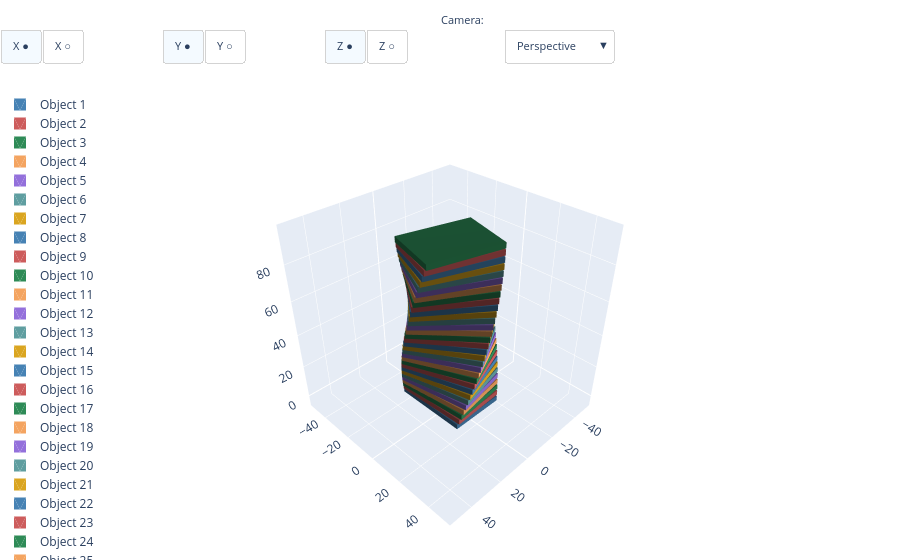

The cell this chart's notebook holds for it:
### Markdown cell above
#### Solução 02

### Code cell
# parâmetros
cota_inicial = 0
pap = 3
n_pav = 30
rot_inc = 2.5

# code
lista_pav = []
for i in range(n_pav + 1):
    cota_atual = round(cota_inicial + (pap * i), 2)
    scale_factor = np.abs(np.sin(i) * smooth_factor + 1)

    pav = (
        cq.Workplane(origin=(0, 0, cota_atual))
        .rect(30, 40)
        .extrude(pap)
        .rotate((0, 0, 0), (0, 0, 1), i * rot_inc)
    )

    lista_pav.append(pav)

# show
show(lista_pav)

### Figure 1 — Plotly figure (JSON) as saved in the notebook; plotly's stock layout.template omitted (floating-point values rounded to 4 significant figures)
{"data": [{"color": "steelblue", "flatshading": true, "i": [2, 3, 7, 7, 10, 11, 15, 15, 18, 18, 22, 22], "j": [1, 2, 5, 6, 9, 10, 13, 14, 17, 16, 20, 23], "k": [0, 0, 4, 5, 8, 8, 12, 13, 16, 19, 21, 20], "lighting": {"ambient": 0.4, "diffuse": 0.8, "specular": 0.2}, "name": "Object 1", "opacity": 1, "showlegend": true, "type": "mesh3d", "x": [-15, -15, 15, 15, 15, 15, 15, 15, 15, 15, -15, -15, -15, -15, -15, -15, -15, 15, 15, -15, -15, 15, 15, -15], "y": [-20, -20, -20, -20, -20, -20, 20, 20, 20, 20, 20, 20, 20, 20, -20, -20, -20, -20, 20, 20, -20, -20, 20, 20], "z": [0, 3, 3, 0, 0, 3, 3, 0, 0, 3, 3, 0, 0, 3, 3, 0, 0, 0, 0, 0, 3, 3, 3, 3]}, {"color": "indianred", "flatshading": true, "i": [3, 3, 7, 7, 11, 11, 15, 15, 18, 18, 22, 22], "j": [1, 2, 5, 6, 9, 10, 13, 14, 17, 16, 20, 23], "k": [0, 1, 4, 5, 8, 9, 12, 13, 16, 19, 21, 20], "lighting": {"ambient": 0.4, "diffuse": 0.8, "specular": 0.2}, "name": "Object 2", "opacity": 1, "showlegend": true, "type": "mesh3d", "x": [-14.11, -14.11, 15.86, 15.86, 15.86, 15.86, 14.11, 14.11, 14.11, 14.11, -15.86, -15.86, -15.86, -15.86, -14.11, -14.11, -14.11, 15.86, 14.11, -15.86, -14.11, 15.86, 14.11, -15.86], "y": [-20.64, -20.64, -19.33, -19.33, -19.33, -19.33, 20.64, 20.64, 20.64, 20.64, 19.33, 19.33, 19.33, 19.33, -20.64, -20.64, -20.64, -19.33, 20.64, 19.33, -20.64, -19.33, 20.64, 19.33], "z": [3, 6, 6, 3, 3, 6, 6, 3, 3, 6, 6, 3, 3, 6, 6, 3, 3, 3, 3, 3, 6, 6, 6, 6]}, {"color": "seagreen", "flatshading": true, "i": [2, 3, 7, 7, 10, 11, 15, 15, 18, 18, 22, 22], "j": [1, 2, 5, 6, 9, 10, 13, 14, 17, 16, 20, 23], "k": [0, 0, 4, 5, 8, 8, 12, 13, 16, 19, 21, 20], "lighting": {"ambient": 0.4, "diffuse": 0.8, "specular": 0.2}, "name": "Object 3", "opacity": 1, "showlegend": true, "type": "mesh3d", "x": [-13.2, -13.2, 16.69, 16.69, 16.69, 16.69, 13.2, 13.2, 13.2, 13.2, -16.69, -16.69, -16.69, -16.69, -13.2, -13.2, -13.2, 16.69, 13.2, -16.69, -13.2, 16.69, 13.2, -16.69], "y": [-21.23, -21.23, -18.62, -18.62, -18.62, -18.62, 21.23, 21.23, 21.23, 21.23, 18.62, 18.62, 18.62, 18.62, -21.23, -21.23, -21.23, -18.62, 21.23, 18.62, -21.23, -18.62, 21.23, 18.62], "z": [6, 9, 9, 6, 6, 9, 9, 6, 6, 9, 9, 6, 6, 9, 9, 6, 6, 6, 6, 6, 9, 9, 9, 9]}, {"color": "sandybrown", "flatshading": true, "i": [2, 3, 6, 7, 10, 11, 14, 15, 18, 18, 22, 22], "j": [1, 2, 5, 6, 9, 10, 13, 14, 17, 16, 20, 23], "k": [0, 0, 4, 4, 8, 8, 12, 12, 16, 19, 21, 20], "lighting": {"ambient": 0.4, "diffuse": 0.8, "specular": 0.2}, "name": "Object 4", "opacity": 1, "showlegend": true, "type": "mesh3d", "x": [-12.26, -12.26, 17.48, 17.48, 17.48, 17.48, 12.26, 12.26, 12.26, 12.26, -17.48, -17.48, -17.48, -17.48, -12.26, -12.26, -12.26, 17.48, 12.26, -17.48, -12.26, 17.48, 12.26, -17.48], "y": [-21.79, -21.79, -17.87, -17.87, -17.87, -17.87, 21.79, 21.79, 21.79, 21.79, 17.87, 17.87, 17.87, 17.87, -21.79, -21.79, -21.79, -17.87, 21.79, 17.87, -21.79, -17.87, 21.79, 17.87], "z": [9, 12, 12, 9, 9, 12, 12, 9, 9, 12, 12, 9, 9, 12, 12, 9, 9, 9, 9, 9, 12, 12, 12, 12]}, {"color": "mediumpurple", "flatshading": true, "i": [3, 3, 6, 7, 11, 11, 14, 15, 18, 18, 22, 22], "j": [1, 2, 5, 6, 9, 10, 13, 14, 17, 16, 20, 23], "k": [0, 1, 4, 4, 8, 9, 12, 12, 16, 19, 21, 20], "lighting": {"ambient": 0.4, "diffuse": 0.8, "specular": 0.2}, "name": "Object 5", "opacity": 1, "showlegend": true, "type": "mesh3d", "x": [-11.3, -11.3, 18.25, 18.25, 18.25, 18.25, 11.3, 11.3, 11.3, 11.3, -18.25, -18.25, -18.25, -18.25, -11.3, -11.3, -11.3, 18.25, 11.3, -18.25, -11.3, 18.25, 11.3, -18.25], "y": [-22.3, -22.3, -17.09, -17.09, -17.09, -17.09, 22.3, 22.3, 22.3, 22.3, 17.09, 17.09, 17.09, 17.09, -22.3, -22.3, -22.3, -17.09, 22.3, 17.09, -22.3, -17.09, 22.3, 17.09], "z": [12, 15, 15, 12, 12, 15, 15, 12, 12, 15, 15, 12, 12, 15, 15, 12, 12, 12, 12, 12, 15, 15, 15, 15]}, {"color": "cadetblue", "flatshading": true, "i": [2, 3, 7, 7, 10, 11, 15, 15, 18, 18, 22, 22], "j": [1, 2, 5, 6, 9, 10, 13, 14, 17, 16, 20, 23], "k": [0, 0, 4, 5, 8, 8, 12, 13, 16, 19, 21, 20], "lighting": {"ambient": 0.4, "diffuse": 0.8, "specular": 0.2}, "name": "Object 6", "opacity": 1, "showlegend": true, "type": "mesh3d", "x": [-10.32, -10.32, 18.97, 18.97, 18.97, 18.97, 10.32, 10.32, 10.32, 10.32, -18.97, -18.97, -18.97, -18.97, -10.32, -10.32, -10.32, 18.97, 10.32, -18.97, -10.32, 18.97, 10.32, -18.97], "y": [-22.77, -22.77, -16.28, -16.28, -16.28, -16.28, 22.77, 22.77, 22.77, 22.77, 16.28, 16.28, 16.28, 16.28, -22.77, -22.77, -22.77, -16.28, 22.77, 16.28, -22.77, -16.28, 22.77, 16.28], "z": [15, 18, 18, 15, 15, 18, 18, 15, 15, 18, 18, 15, 15, 18, 18, 15, 15, 15, 15, 15, 18, 18, 18, 18]}, {"color": "goldenrod", "flatshading": true, "i": [3, 3, 7, 7, 11, 11, 15, 15, 18, 18, 22, 22], "j": [1, 2, 5, 6, 9, 10, 13, 14, 17, 16, 20, 23], "k": [0, 1, 4, 5, 8, 9, 12, 13, 16, 19, 21, 20], "lighting": {"ambient": 0.4, "diffuse": 0.8, "specular": 0.2}, "name": "Object 7", "opacity": 1, "showlegend": true, "type": "mesh3d", "x": [-9.313, -9.313, 19.67, 19.67, 19.67, 19.67, 9.313, 9.313, 9.313, 9.313, -19.67, -19.67, -19.67, -19.67, -9.313, -9.313, -9.313, 19.67, 9.313, -19.67, -9.313, 19.67, 9.313, -19.67], "y": [-23.2, -23.2, -15.44, -15.44, -15.44, -15.44, 23.2, 23.2, 23.2, 23.2, 15.44, 15.44, 15.44, 15.44, -23.2, -23.2, -23.2, -15.44, 23.2, 15.44, -23.2, -15.44, 23.2, 15.44], "z": [18, 21, 21, 18, 18, 21, 21, 18, 18, 21, 21, 18, 18, 21, 21, 18, 18, 18, 18, 18, 21, 21, 21, 21]}, {"color": "steelblue", "flatshading": true, "i": [2, 3, 7, 7, 10, 11, 15, 15, 18, 18, 22, 22], "j": [1, 2, 5, 6, 9, 10, 13, 14, 17, 16, 20, 23], "k": [0, 0, 4, 5, 8, 8, 12, 13, 16, 19, 21, 20], "lighting": {"ambient": 0.4, "diffuse": 0.8, "specular": 0.2}, "name": "Object 8", "opacity": 1, "showlegend": true, "type": "mesh3d", "x": [-8.292, -8.292, 20.32, 20.32, 20.32, 20.32, 8.292, 8.292, 8.292, 8.292, -20.32, -20.32, -20.32, -20.32, -8.292, -8.292, -8.292, 20.32, 8.292, -20.32, -8.292, 20.32, 8.292, -20.32], "y": [-23.58, -23.58, -14.56, -14.56, -14.56, -14.56, 23.58, 23.58, 23.58, 23.58, 14.56, 14.56, 14.56, 14.56, -23.58, -23.58, -23.58, -14.56, 23.58, 14.56, -23.58, -14.56, 23.58, 14.56], "z": [21, 24, 24, 21, 21, 24, 24, 21, 21, 24, 24, 21, 21, 24, 24, 21, 21, 21, 21, 21, 24, 24, 24, 24]}, {"color": "indianred", "flatshading": true, "i": [3, 3, 7, 7, 11, 11, 15, 15, 18, 18, 22, 22], "j": [1, 2, 5, 6, 9, 10, 13, 14, 17, 16, 20, 23], "k": [0, 1, 4, 5, 8, 9, 12, 13, 16, 19, 21, 20], "lighting": {"ambient": 0.4, "diffuse": 0.8, "specular": 0.2}, "name": "Object 9", "opacity": 1, "showlegend": true, "type": "mesh3d", "x": [-7.255, -7.255, 20.94, 20.94, 20.94, 20.94, 7.255, 7.255, 7.255, 7.255, -20.94, -20.94, -20.94, -20.94, -7.255, -7.255, -7.255, 20.94, 7.255, -20.94, -7.255, 20.94, 7.255, -20.94], "y": [-23.92, -23.92, -13.66, -13.66, -13.66, -13.66, 23.92, 23.92, 23.92, 23.92, 13.66, 13.66, 13.66, 13.66, -23.92, -23.92, -23.92, -13.66, 23.92, 13.66, -23.92, -13.66, 23.92, 13.66], "z": [24, 27, 27, 24, 24, 27, 27, 24, 24, 27, 27, 24, 24, 27, 27, 24, 24, 24, 24, 24, 27, 27, 27, 27]}, {"color": "seagreen", "flatshading": true, "i": [2, 3, 7, 7, 10, 11, 15, 15, 18, 18, 22, 22], "j": [1, 2, 5, 6, 9, 10, 13, 14, 17, 16, 20, 23], "k": [0, 0, 4, 5, 8, 8, 12, 13, 16, 19, 21, 20], "lighting": {"ambient": 0.4, "diffuse": 0.8, "specular": 0.2}, "name": "Object 10", "opacity": 1, "showlegend": true, "type": "mesh3d", "x": [-6.205, -6.205, 21.51, 21.51, 21.51, 21.51, 6.205, 6.205, 6.205, 6.205, -21.51, -21.51, -21.51, -21.51, -6.205, -6.205, -6.205, 21.51, 6.205, -21.51, -6.205, 21.51, 6.205, -21.51], "y": [-24.22, -24.22, -12.74, -12.74, -12.74, -12.74, 24.22, 24.22, 24.22, 24.22, 12.74, 12.74, 12.74, 12.74, -24.22, -24.22, -24.22, -12.74, 24.22, 12.74, -24.22, -12.74, 24.22, 12.74], "z": [27, 30, 30, 27, 27, 30, 30, 27, 27, 30, 30, 27, 27, 30, 30, 27, 27, 27, 27, 27, 30, 30, 30, 30]}, {"color": "sandybrown", "flatshading": true, "i": [2, 3, 6, 7, 10, 11, 14, 15, 18, 18, 22, 22], "j": [1, 2, 5, 6, 9, 10, 13, 14, 17, 16, 20, 23], "k": [0, 0, 4, 4, 8, 8, 12, 12, 16, 19, 21, 20], "lighting": {"ambient": 0.4, "diffuse": 0.8, "specular": 0.2}, "name": "Object 11", "opacity": 1, "showlegend": true, "type": "mesh3d", "x": [-5.142, -5.142, 22.05, 22.05, 22.05, 22.05, 5.142, 5.142, 5.142, 5.142, -22.05, -22.05, -22.05, -22.05, -5.142, -5.142, -5.142, 22.05, 5.142, -22.05, -5.142, 22.05, 5.142, -22.05], "y": [-24.47, -24.47, -11.79, -11.79, -11.79, -11.79, 24.47, 24.47, 24.47, 24.47, 11.79, 11.79, 11.79, 11.79, -24.47, -24.47, -24.47, -11.79, 24.47, 11.79, -24.47, -11.79, 24.47, 11.79], "z": [30, 33, 33, 30, 30, 33, 33, 30, 30, 33, 33, 30, 30, 33, 33, 30, 30, 30, 30, 30, 33, 33, 33, 33]}, {"color": "mediumpurple", "flatshading": true, "i": [3, 3, 7, 7, 11, 11, 15, 15, 18, 18, 22, 22], "j": [1, 2, 5, 6, 9, 10, 13, 14, 17, 16, 20, 23], "k": [0, 1, 4, 5, 8, 9, 12, 13, 16, 19, 21, 20], "lighting": {"ambient": 0.4, "diffuse": 0.8, "specular": 0.2}, "name": "Object 12", "opacity": 1, "showlegend": true, "type": "mesh3d", "x": [-4.07, -4.07, 22.54, 22.54, 22.54, 22.54, 4.07, 4.07, 4.07, 4.07, -22.54, -22.54, -22.54, -22.54, -4.07, -4.07, -4.07, 22.54, 4.07, -22.54, -4.07, 22.54, 4.07, -22.54], "y": [-24.67, -24.67, -10.81, -10.81, -10.81, -10.81, 24.67, 24.67, 24.67, 24.67, 10.81, 10.81, 10.81, 10.81, -24.67, -24.67, -24.67, -10.81, 24.67, 10.81, -24.67, -10.81, 24.67, 10.81], "z": [33, 36, 36, 33, 33, 36, 36, 33, 33, 36, 36, 33, 33, 36, 36, 33, 33, 33, 33, 33, 36, 36, 36, 36]}, {"color": "cadetblue", "flatshading": true, "i": [2, 3, 7, 7, 10, 11, 15, 15, 18, 18, 22, 22], "j": [1, 2, 5, 6, 9, 10, 13, 14, 17, 16, 20, 23], "k": [0, 0, 4, 5, 8, 8, 12, 13, 16, 19, 21, 20], "lighting": {"ambient": 0.4, "diffuse": 0.8, "specular": 0.2}, "name": "Object 13", "opacity": 1, "showlegend": true, "type": "mesh3d", "x": [-2.99, -2.99, 22.99, 22.99, 22.99, 22.99, 2.99, 2.99, 2.99, 2.99, -22.99, -22.99, -22.99, -22.99, -2.99, -2.99, -2.99, 22.99, 2.99, -22.99, -2.99, 22.99, 2.99, -22.99], "y": [-24.82, -24.82, -9.821, -9.821, -9.821, -9.821, 24.82, 24.82, 24.82, 24.82, 9.821, 9.821, 9.821, 9.821, -24.82, -24.82, -24.82, -9.821, 24.82, 9.821, -24.82, -9.821, 24.82, 9.821], "z": [36, 39, 39, 36, 36, 39, 39, 36, 36, 39, 39, 36, 36, 39, 39, 36, 36, 36, 36, 36, 39, 39, 39, 39]}, {"color": "goldenrod", "flatshading": true, "i": [3, 3, 7, 7, 11, 11, 15, 15, 18, 18, 22, 22], "j": [1, 2, 5, 6, 9, 10, 13, 14, 17, 16, 20, 23], "k": [0, 1, 4, 5, 8, 9, 12, 13, 16, 19, 21, 20], "lighting": {"ambient": 0.4, "diffuse": 0.8, "specular": 0.2}, "name": "Object 14", "opacity": 1, "showlegend": true, "type": "mesh3d", "x": [-1.905, -1.905, 23.4, 23.4, 23.4, 23.4, 1.905, 1.905, 1.905, 1.905, -23.4, -23.4, -23.4, -23.4, -1.905, -1.905, -1.905, 23.4, 1.905, -23.4, -1.905, 23.4, 1.905, -23.4], "y": [-24.93, -24.93, -8.808, -8.808, -8.808, -8.808, 24.93, 24.93, 24.93, 24.93, 8.808, 8.808, 8.808, 8.808, -24.93, -24.93, -24.93, -8.808, 24.93, 8.808, -24.93, -8.808, 24.93, 8.808], "z": [39, 42, 42, 39, 39, 42, 42, 39, 39, 42, 42, 39, 39, 42, 42, 39, 39, 39, 39, 39, 42, 42, 42, 42]}, {"color": "steelblue", "flatshading": true, "i": [2, 3, 7, 7, 10, 11, 15, 15, 18, 18, 22, 22], "j": [1, 2, 5, 6, 9, 10, 13, 14, 17, 16, 20, 23], "k": [0, 0, 4, 5, 8, 8, 12, 13, 16, 19, 21, 20], "lighting": {"ambient": 0.4, "diffuse": 0.8, "specular": 0.2}, "name": "Object 15", "opacity": 1, "showlegend": true, "type": "mesh3d", "x": [-0.8158, -0.8158, 23.76, 23.76, 23.76, 23.76, 0.8158, 0.8158, 0.8158, 0.8158, -23.76, -23.76, -23.76, -23.76, -0.8158, -0.8158, -0.8158, 23.76, 0.8158, -23.76, -0.8158, 23.76, 0.8158, -23.76], "y": [-24.99, -24.99, -7.779, -7.779, -7.779, -7.779, 24.99, 24.99, 24.99, 24.99, 7.779, 7.779, 7.779, 7.779, -24.99, -24.99, -24.99, -7.779, 24.99, 7.779, -24.99, -7.779, 24.99, 7.779], "z": [42, 45, 45, 42, 42, 45, 45, 42, 42, 45, 45, 42, 42, 45, 45, 42, 42, 42, 42, 42, 45, 45, 45, 45]}, {"color": "indianred", "flatshading": true, "i": [2, 3, 7, 7, 10, 11, 15, 15, 18, 18, 22, 22], "j": [1, 2, 5, 6, 9, 10, 13, 14, 17, 16, 20, 23], "k": [0, 0, 4, 5, 8, 8, 12, 13, 16, 19, 21, 20], "lighting": {"ambient": 0.4, "diffuse": 0.8, "specular": 0.2}, "name": "Object 16", "opacity": 1, "showlegend": true, "type": "mesh3d", "x": [0.2749, 0.2749, 24.08, 24.08, 24.08, 24.08, -0.2749, -0.2749, -0.2749, -0.2749, -24.08, -24.08, -24.08, -24.08, 0.2749, 0.2749, 0.2749, 24.08, -0.2749, -24.08, 0.2749, 24.08, -0.2749, -24.08], "y": [-25.0, -25.0, -6.736, -6.736, -6.736, -6.736, 25.0, 25.0, 25.0, 25.0, 6.736, 6.736, 6.736, 6.736, -25.0, -25.0, -25.0, -6.736, 25.0, 6.736, -25.0, -6.736, 25.0, 6.736], "z": [45, 48, 48, 45, 45, 48, 48, 45, 45, 48, 48, 45, 45, 48, 48, 45, 45, 45, 45, 45, 48, 48, 48, 48]}, {"color": "seagreen", "flatshading": true, "i": [3, 3, 7, 7, 11, 11, 15, 15, 18, 18, 22, 22], "j": [1, 2, 5, 6, 9, 10, 13, 14, 17, 16, 20, 23], "k": [0, 1, 4, 5, 8, 9, 12, 13, 16, 19, 21, 20], "lighting": {"ambient": 0.4, "diffuse": 0.8, "specular": 0.2}, "name": "Object 17", "opacity": 1, "showlegend": true, "type": "mesh3d", "x": [1.365, 1.365, 24.35, 24.35, 24.35, 24.35, -1.365, -1.365, -1.365, -1.365, -24.35, -24.35, -24.35, -24.35, 1.365, 1.365, 1.365, 24.35, -1.365, -24.35, 1.365, 24.35, -1.365, -24.35], "y": [-24.96, -24.96, -5.679, -5.679, -5.679, -5.679, 24.96, 24.96, 24.96, 24.96, 5.679, 5.679, 5.679, 5.679, -24.96, -24.96, -24.96, -5.679, 24.96, 5.679, -24.96, -5.679, 24.96, 5.679], "z": [48, 51, 51, 48, 48, 51, 51, 48, 48, 51, 51, 48, 48, 51, 51, 48, 48, 48, 48, 48, 51, 51, 51, 51]}, {"color": "sandybrown", "flatshading": true, "i": [3, 3, 7, 7, 11, 11, 15, 15, 18, 18, 22, 22], "j": [1, 2, 5, 6, 9, 10, 13, 14, 17, 16, 20, 23], "k": [0, 1, 4, 5, 8, 9, 12, 13, 16, 19, 21, 20], "lighting": {"ambient": 0.4, "diffuse": 0.8, "specular": 0.2}, "name": "Object 18", "opacity": 1, "showlegend": true, "type": "mesh3d", "x": [2.453, 2.453, 24.57, 24.57, 24.57, 24.57, -2.453, -2.453, -2.453, -2.453, -24.57, -24.57, -24.57, -24.57, 2.453, 2.453, 2.453, 24.57, -2.453, -24.57, 2.453, 24.57, -2.453, -24.57], "y": [-24.88, -24.88, -4.612, -4.612, -4.612, -4.612, 24.88, 24.88, 24.88, 24.88, 4.612, 4.612, 4.612, 4.612, -24.88, -24.88, -24.88, -4.612, 24.88, 4.612, -24.88, -4.612, 24.88, 4.612], "z": [51, 54, 54, 51, 51, 54, 54, 51, 51, 54, 54, 51, 51, 54, 54, 51, 51, 51, 51, 51, 54, 54, 54, 54]}, {"color": "mediumpurple", "flatshading": true, "i": [3, 3, 7, 7, 11, 11, 15, 15, 18, 18, 22, 22], "j": [1, 2, 5, 6, 9, 10, 13, 14, 17, 16, 20, 23], "k": [0, 1, 4, 5, 8, 9, 12, 13, 16, 19, 21, 20], "lighting": {"ambient": 0.4, "diffuse": 0.8, "specular": 0.2}, "name": "Object 19", "opacity": 1, "showlegend": true, "type": "mesh3d", "x": [3.536, 3.536, 24.75, 24.75, 24.75, 24.75, -3.536, -3.536, -3.536, -3.536, -24.75, -24.75, -24.75, -24.75, 3.536, 3.536, 3.536, 24.75, -3.536, -24.75, 3.536, 24.75, -3.536, -24.75], "y": [-24.75, -24.75, -3.536, -3.536, -3.536, -3.536, 24.75, 24.75, 24.75, 24.75, 3.536, 3.536, 3.536, 3.536, -24.75, -24.75, -24.75, -3.536, 24.75, 3.536, -24.75, -3.536, 24.75, 3.536], "z": [54, 57, 57, 54, 54, 57, 57, 54, 54, 57, 57, 54, 54, 57, 57, 54, 54, 54, 54, 54, 57, 57, 57, 57]}, {"color": "cadetblue", "flatshading": true, "i": [3, 3, 7, 7, 11, 11, 15, 15, 18, 18, 22, 22], "j": [1, 2, 5, 6, 9, 10, 13, 14, 17, 16, 20, 23], "k": [0, 1, 4, 5, 8, 9, 12, 13, 16, 19, 21, 20], "lighting": {"ambient": 0.4, "diffuse": 0.8, "specular": 0.2}, "name": "Object 20", "opacity": 1, "showlegend": true, "type": "mesh3d", "x": [4.612, 4.612, 24.88, 24.88, 24.88, 24.88, -4.612, -4.612, -4.612, -4.612, -24.88, -24.88, -24.88, -24.88, 4.612, 4.612, 4.612, 24.88, -4.612, -24.88, 4.612, 24.88, -4.612, -24.88], "y": [-24.57, -24.57, -2.453, -2.453, -2.453, -2.453, 24.57, 24.57, 24.57, 24.57, 2.453, 2.453, 2.453, 2.453, -24.57, -24.57, -24.57, -2.453, 24.57, 2.453, -24.57, -2.453, 24.57, 2.453], "z": [57, 60, 60, 57, 57, 60, 60, 57, 57, 60, 60, 57, 57, 60, 60, 57, 57, 57, 57, 57, 60, 60, 60, 60]}, {"color": "goldenrod", "flatshading": true, "i": [3, 3, 7, 7, 11, 11, 15, 15, 18, 18, 22, 22], "j": [1, 2, 5, 6, 9, 10, 13, 14, 17, 16, 20, 23], "k": [0, 1, 4, 5, 8, 9, 12, 13, 16, 19, 21, 20], "lighting": {"ambient": 0.4, "diffuse": 0.8, "specular": 0.2}, "name": "Object 21", "opacity": 1, "showlegend": true, "type": "mesh3d", "x": [5.679, 5.679, 24.96, 24.96, 24.96, 24.96, -5.679, -5.679, -5.679, -5.679, -24.96, -24.96, -24.96, -24.96, 5.679, 5.679, 5.679, 24.96, -5.679, -24.96, 5.679, 24.96, -5.679, -24.96], "y": [-24.35, -24.35, -1.365, -1.365, -1.365, -1.365, 24.35, 24.35, 24.35, 24.35, 1.365, 1.365, 1.365, 1.365, -24.35, -24.35, -24.35, -1.365, 24.35, 1.365, -24.35, -1.365, 24.35, 1.365], "z": [60, 63, 63, 60, 60, 63, 63, 60, 60, 63, 63, 60, 60, 63, 63, 60, 60, 60, 60, 60, 63, 63, 63, 63]}, {"color": "steelblue", "flatshading": true, "i": [2, 3, 7, 7, 10, 11, 15, 15, 19, 18, 23, 22], "j": [1, 2, 5, 6, 9, 10, 13, 14, 17, 17, 20, 23], "k": [0, 0, 4, 5, 8, 8, 12, 13, 16, 19, 21, 21], "lighting": {"ambient": 0.4, "diffuse": 0.8, "specular": 0.2}, "name": "Object 22", "opacity": 1, "showlegend": true, "type": "mesh3d", "x": [6.736, 6.736, 25.0, 25.0, 25.0, 25.0, -6.736, -6.736, -6.736, -6.736, -25.0, -25.0, -25.0, -25.0, 6.736, 6.736, 6.736, 25.0, -6.736, -25.0, 6.736, 25.0, -6.736, -25.0], "y": [-24.08, -24.08, -0.2749, -0.2749, -0.2749, -0.2749, 24.08, 24.08, 24.08, 24.08, 0.2749, 0.2749, 0.2749, 0.2749, -24.08, -24.08, -24.08, -0.2749, 24.08, 0.2749, -24.08, -0.2749, 24.08, 0.2749], "z": [63, 66, 66, 63, 63, 66, 66, 63, 63, 66, 66, 63, 63, 66, 66, 63, 63, 63, 63, 63, 66, 66, 66, 66]}, {"color": "indianred", "flatshading": true, "i": [3, 3, 7, 7, 11, 11, 15, 15, 18, 18, 22, 22], "j": [1, 2, 5, 6, 9, 10, 13, 14, 17, 16, 20, 23], "k": [0, 1, 4, 5, 8, 9, 12, 13, 16, 19, 21, 20], "lighting": {"ambient": 0.4, "diffuse": 0.8, "specular": 0.2}, "name": "Object 23", "opacity": 1, "showlegend": true, "type": "mesh3d", "x": [7.779, 7.779, 24.99, 24.99, 24.99, 24.99, -7.779, -7.779, -7.779, -7.779, -24.99, -24.99, -24.99, -24.99, 7.779, 7.779, 7.779, 24.99, -7.779, -24.99, 7.779, 24.99, -7.779, -24.99], "y": [-23.76, -23.76, 0.8158, 0.8158, 0.8158, 0.8158, 23.76, 23.76, 23.76, 23.76, -0.8158, -0.8158, -0.8158, -0.8158, -23.76, -23.76, -23.76, 0.8158, 23.76, -0.8158, -23.76, 0.8158, 23.76, -0.8158], "z": [66, 69, 69, 66, 66, 69, 69, 66, 66, 69, 69, 66, 66, 69, 69, 66, 66, 66, 66, 66, 69, 69, 69, 69]}, {"color": "seagreen", "flatshading": true, "i": [3, 3, 7, 7, 11, 11, 15, 15, 18, 18, 22, 22], "j": [1, 2, 5, 6, 9, 10, 13, 14, 17, 16, 20, 23], "k": [0, 1, 4, 5, 8, 9, 12, 13, 16, 19, 21, 20], "lighting": {"ambient": 0.4, "diffuse": 0.8, "specular": 0.2}, "name": "Object 24", "opacity": 1, "showlegend": true, "type": "mesh3d", "x": [8.808, 8.808, 24.93, 24.93, 24.93, 24.93, -8.808, -8.808, -8.808, -8.808, -24.93, -24.93, -24.93, -24.93, 8.808, 8.808, 8.808, 24.93, -8.808, -24.93, 8.808, 24.93, -8.808, -24.93], "y": [-23.4, -23.4, 1.905, 1.905, 1.905, 1.905, 23.4, 23.4, 23.4, 23.4, -1.905, -1.905, -1.905, -1.905, -23.4, -23.4, -23.4, 1.905, 23.4, -1.905, -23.4, 1.905, 23.4, -1.905], "z": [69, 72, 72, 69, 69, 72, 72, 69, 69, 72, 72, 69, 69, 72, 72, 69, 69, 69, 69, 69, 72, 72, 72, 72]}, {"color": "sandybrown", "flatshading": true, "i": [3, 3, 7, 7, 11, 11, 15, 15, 19, 18, 23, 22], "j": [1, 2, 5, 6, 9, 10, 13, 14, 17, 17, 20, 23], "k": [0, 1, 4, 5, 8, 9, 12, 13, 16, 19, 21, 21], "lighting": {"ambient": 0.4, "diffuse": 0.8, "specular": 0.2}, "name": "Object 25", "opacity": 1, "showlegend": true, "type": "mesh3d", "x": [9.821, 9.821, 24.82, 24.82, 24.82, 24.82, -9.821, -9.821, -9.821, -9.821, -24.82, -24.82, -24.82, -24.82, 9.821, 9.821, 9.821, 24.82, -9.821, -24.82, 9.821, 24.82, -9.821, -24.82], "y": [-22.99, -22.99, 2.99, 2.99, 2.99, 2.99, 22.99, 22.99, 22.99, 22.99, -2.99, -2.99, -2.99, -2.99, -22.99, -22.99, -22.99, 2.99, 22.99, -2.99, -22.99, 2.99, 22.99, -2.99], "z": [72, 75, 75, 72, 72, 75, 75, 72, 72, 75, 75, 72, 72, 75, 75, 72, 72, 72, 72, 72, 75, 75, 75, 75]}, {"color": "mediumpurple", "flatshading": true, "i": [2, 3, 7, 7, 10, 11, 15, 15, 18, 18, 22, 22], "j": [1, 2, 5, 6, 9, 10, 13, 14, 17, 16, 20, 23], "k": [0, 0, 4, 5, 8, 8, 12, 13, 16, 19, 21, 20], "lighting": {"ambient": 0.4, "diffuse": 0.8, "specular": 0.2}, "name": "Object 26", "opacity": 1, "showlegend": true, "type": "mesh3d", "x": [10.81, 10.81, 24.67, 24.67, 24.67, 24.67, -10.81, -10.81, -10.81, -10.81, -24.67, -24.67, -24.67, -24.67, 10.81, 10.81, 10.81, 24.67, -10.81, -24.67, 10.81, 24.67, -10.81, -24.67], "y": [-22.54, -22.54, 4.07, 4.07, 4.07, 4.07, 22.54, 22.54, 22.54, 22.54, -4.07, -4.07, -4.07, -4.07, -22.54, -22.54, -22.54, 4.07, 22.54, -4.07, -22.54, 4.07, 22.54, -4.07], "z": [75, 78, 78, 75, 75, 78, 78, 75, 75, 78, 78, 75, 75, 78, 78, 75, 75, 75, 75, 75, 78, 78, 78, 78]}, {"color": "cadetblue", "flatshading": true, "i": [3, 3, 6, 7, 11, 11, 14, 15, 19, 18, 23, 22], "j": [1, 2, 5, 6, 9, 10, 13, 14, 17, 17, 20, 23], "k": [0, 1, 4, 4, 8, 9, 12, 12, 16, 19, 21, 21], "lighting": {"ambient": 0.4, "diffuse": 0.8, "specular": 0.2}, "name": "Object 27", "opacity": 1, "showlegend": true, "type": "mesh3d", "x": [11.79, 11.79, 24.47, 24.47, 24.47, 24.47, -11.79, -11.79, -11.79, -11.79, -24.47, -24.47, -24.47, -24.47, 11.79, 11.79, 11.79, 24.47, -11.79, -24.47, 11.79, 24.47, -11.79, -24.47], "y": [-22.05, -22.05, 5.142, 5.142, 5.142, 5.142, 22.05, 22.05, 22.05, 22.05, -5.142, -5.142, -5.142, -5.142, -22.05, -22.05, -22.05, 5.142, 22.05, -5.142, -22.05, 5.142, 22.05, -5.142], "z": [78, 81, 81, 78, 78, 81, 81, 78, 78, 81, 81, 78, 78, 81, 81, 78, 78, 78, 78, 78, 81, 81, 81, 81]}, {"color": "goldenrod", "flatshading": true, "i": [3, 3, 7, 7, 11, 11, 15, 15, 18, 18, 22, 22], "j": [1, 2, 5, 6, 9, 10, 13, 14, 17, 16, 20, 23], "k": [0, 1, 4, 5, 8, 9, 12, 13, 16, 19, 21, 20], "lighting": {"ambient": 0.4, "diffuse": 0.8, "specular": 0.2}, "name": "Object 28", "opacity": 1, "showlegend": true, "type": "mesh3d", "x": [12.74, 12.74, 24.22, 24.22, 24.22, 24.22, -12.74, -12.74, -12.74, -12.74, -24.22, -24.22, -24.22, -24.22, 12.74, 12.74, 12.74, 24.22, -12.74, -24.22, 12.74, 24.22, -12.74, -24.22], "y": [-21.51, -21.51, 6.205, 6.205, 6.205, 6.205, 21.51, 21.51, 21.51, 21.51, -6.205, -6.205, -6.205, -6.205, -21.51, -21.51, -21.51, 6.205, 21.51, -6.205, -21.51, 6.205, 21.51, -6.205], "z": [81, 84, 84, 81, 81, 84, 84, 81, 81, 84, 84, 81, 81, 84, 84, 81, 81, 81, 81, 81, 84, 84, 84, 84]}, {"color": "steelblue", "flatshading": true, "i": [3, 3, 7, 7, 11, 11, 15, 15, 18, 18, 22, 22], "j": [1, 2, 5, 6, 9, 10, 13, 14, 17, 16, 20, 23], "k": [0, 1, 4, 5, 8, 9, 12, 13, 16, 19, 21, 20], "lighting": {"ambient": 0.4, "diffuse": 0.8, "specular": 0.2}, "name": "Object 29", "opacity": 1, "showlegend": true, "type": "mesh3d", "x": [13.66, 13.66, 23.92, 23.92, 23.92, 23.92, -13.66, -13.66, -13.66, -13.66, -23.92, -23.92, -23.92, -23.92, 13.66, 13.66, 13.66, 23.92, -13.66, -23.92, 13.66, 23.92, -13.66, -23.92], "y": [-20.94, -20.94, 7.255, 7.255, 7.255, 7.255, 20.94, 20.94, 20.94, 20.94, -7.255, -7.255, -7.255, -7.255, -20.94, -20.94, -20.94, 7.255, 20.94, -7.255, -20.94, 7.255, 20.94, -7.255], "z": [84, 87, 87, 84, 84, 87, 87, 84, 84, 87, 87, 84, 84, 87, 87, 84, 84, 84, 84, 84, 87, 87, 87, 87]}, {"color": "indianred", "flatshading": true, "i": [2, 3, 7, 7, 10, 11, 15, 15, 18, 18, 22, 22], "j": [1, 2, 5, 6, 9, 10, 13, 14, 17, 16, 20, 23], "k": [0, 0, 4, 5, 8, 8, 12, 13, 16, 19, 21, 20], "lighting": {"ambient": 0.4, "diffuse": 0.8, "specular": 0.2}, "name": "Object 30", "opacity": 1, "showlegend": true, "type": "mesh3d", "x": [14.56, 14.56, 23.58, 23.58, 23.58, 23.58, -14.56, -14.56, -14.56, -14.56, -23.58, -23.58, -23.58, -23.58, 14.56, 14.56, 14.56, 23.58, -14.56, -23.58, 14.56, 23.58, -14.56, -23.58], "y": [-20.32, -20.32, 8.292, 8.292, 8.292, 8.292, 20.32, 20.32, 20.32, 20.32, -8.292, -8.292, -8.292, -8.292, -20.32, -20.32, -20.32, 8.292, 20.32, -8.292, -20.32, 8.292, 20.32, -8.292], "z": [87, 90, 90, 87, 87, 90, 90, 87, 87, 90, 90, 87, 87, 90, 90, 87, 87, 87, 87, 87, 90, 90, 90, 90]}, {"color": "seagreen", "flatshading": true, "i": [3, 3, 7, 7, 11, 11, 15, 15, 18, 18, 22, 22], "j": [1, 2, 5, 6, 9, 10, 13, 14, 17, 16, 20, 23], "k": [0, 1, 4, 5, 8, 9, 12, 13, 16, 19, 21, 20], "lighting": {"ambient": 0.4, "diffuse": 0.8, "specular": 0.2}, "name": "Object 31", "opacity": 1, "showlegend": true, "type": "mesh3d", "x": [15.44, 15.44, 23.2, 23.2, 23.2, 23.2, -15.44, -15.44, -15.44, -15.44, -23.2, -23.2, -23.2, -23.2, 15.44, 15.44, 15.44, 23.2, -15.44, -23.2, 15.44, 23.2, -15.44, -23.2], "y": [-19.67, -19.67, 9.313, 9.313, 9.313, 9.313, 19.67, 19.67, 19.67, 19.67, -9.313, -9.313, -9.313, -9.313, -19.67, -19.67, -19.67, 9.313, 19.67, -9.313, -19.67, 9.313, 19.67, -9.313], "z": [90, 93, 93, 90, 90, 93, 93, 90, 90, 93, 93, 90, 90, 93, 93, 90, 90, 90, 90, 90, 93, 93, 93, 93]}], "layout": {"annotations": [{"font": {"size": 11}, "showarrow": false, "text": "Axes:", "x": -0.01, "xanchor": "right", "xref": "paper", "y": 1.17, "yref": "paper"}, {"font": {"size": 11}, "showarrow": false, "text": "Camera:", "x": 0.54, "xanchor": "right", "xref": "paper", "y": 1.17, "yref": "paper"}], "legend": {"x": 0, "y": 1}, "margin": {"b": 0, "l": 0, "r": 0, "t": 90}, "scene": {"aspectmode": "manual", "aspectratio": {"x": 1, "y": 1, "z": 1}, "camera": {"eye": {"x": 1.5, "y": 1.5, "z": 1.5}, "projection": {"type": "perspective"}, "up": {"x": 0, "y": 0, "z": 1}}, "xaxis": {"backgroundcolor": "rgb(230, 236, 245)", "gridcolor": "white", "gridwidth": 1, "range": [-53.47, 53.47], "showbackground": true, "showgrid": true, "showline": false, "showspikes": true, "showticklabels": true, "title": {"text": ""}, "zeroline": true, "zerolinecolor": "white", "zerolinewidth": 2}, "yaxis": {"backgroundcolor": "rgb(230, 236, 245)", "gridcolor": "white", "gridwidth": 1, "range": [-53.47, 53.47], "showbackground": true, "showgrid": true, "showline": false, "showspikes": true, "showticklabels": true, "title": {"text": ""}, "zeroline": true, "zerolinecolor": "white", "zerolinewidth": 2}, "zaxis": {"backgroundcolor": "rgb(230, 236, 245)", "gridcolor": "white", "gridwidth": 1, "range": [-6.975, 99.97], "showbackground": true, "showgrid": true, "showline": false, "showspikes": true, "showticklabels": true, "title": {"text": ""}, "zeroline": true, "zerolinecolor": "white", "zerolinewidth": 2}}, "updatemenus": [{"active": 0, "bgcolor": "white", "bordercolor": "lightgray", "buttons": [{"args": [{"scene.xaxis": {"backgroundcolor": "rgb(230, 236, 245)", "gridcolor": "white", "gridwidth": 1, "range": [-53.47, 53.47], "showbackground": true, "showgrid": true, "showline": false, "showspikes": true, "showticklabels": true, "title": {"text": ""}, "zeroline": true, "zerolinecolor": "white", "zerolinewidth": 2}}], "label": "X ●", "method": "relayout"}, {"args": [{"scene.xaxis": {"range": [-53.47, 53.47], "showbackground": false, "showgrid": false, "showline": false, "showspikes": false, "showticklabels": false, "title": {"text": ""}, "zeroline": false}}], "label": "X ○", "method": "relayout"}], "direction": "right", "font": {"size": 11}, "showactive": true, "type": "buttons", "x": 0, "xanchor": "left", "y": 1.13, "yanchor": "top"}, {"active": 0, "bgcolor": "white", "bordercolor": "lightgray", "buttons": [{"args": [{"scene.yaxis": {"backgroundcolor": "rgb(230, 236, 245)", "gridcolor": "white", "gridwidth": 1, "range": [-53.47, 53.47], "showbackground": true, "showgrid": true, "showline": false, "showspikes": true, "showticklabels": true, "title": {"text": ""}, "zeroline": true, "zerolinecolor": "white", "zerolinewidth": 2}}], "label": "Y ●", "method": "relayout"}, {"args": [{"scene.yaxis": {"range": [-53.47, 53.47], "showbackground": false, "showgrid": false, "showline": false, "showspikes": false, "showticklabels": false, "title": {"text": ""}, "zeroline": false}}], "label": "Y ○", "method": "relayout"}], "direction": "right", "font": {"size": 11}, "showactive": true, "type": "buttons", "x": 0.18, "xanchor": "left", "y": 1.13, "yanchor": "top"}, {"active": 0, "bgcolor": "white", "bordercolor": "lightgray", "buttons": [{"args": [{"scene.zaxis": {"backgroundcolor": "rgb(230, 236, 245)", "gridcolor": "white", "gridwidth": 1, "range": [-6.975, 99.97], "showbackground": true, "showgrid": true, "showline": false, "showspikes": true, "showticklabels": true, "title": {"text": ""}, "zeroline": true, "zerolinecolor": "white", "zerolinewidth": 2}}], "label": "Z ●", "method": "relayout"}, {"args": [{"scene.zaxis": {"range": [-6.975, 99.97], "showbackground": false, "showgrid": false, "showline": false, "showspikes": false, "showticklabels": false, "title": {"text": ""}, "zeroline": false}}], "label": "Z ○", "method": "relayout"}], "direction": "right", "font": {"size": 11}, "showactive": true, "type": "buttons", "x": 0.36, "xanchor": "left", "y": 1.13, "yanchor": "top"}, {"active": 0, "bgcolor": "white", "bordercolor": "lightgray", "buttons": [{"args": [{"scene.aspectmode": "manual", "scene.aspectratio": {"x": 1, "y": 1, "z": 1}, "scene.camera": {"eye": {"x": 1.5, "y": 1.5, "z": 1.5}, "projection": {"type": "perspective"}, "up": {"x": 0, "y": 0, "z": 1}}}], "label": "Perspective", "method": "relayout"}, {"args": [{"scene.aspectmode": "manual", "scene.aspectratio": {"x": 1, "y": 1, "z": 1}, "scene.camera": {"eye": {"x": 2.5, "y": 2.5, "z": 2.5}, "projection": {"type": "orthographic"}, "up": {"x": 0, "y": 0, "z": 1}}}], "label": "Orthographic", "method": "relayout"}], "direction": "down", "font": {"size": 11}, "showactive": true, "type": "dropdown", "x": 0.56, "xanchor": "left", "y": 1.13, "yanchor": "top"}]}}
